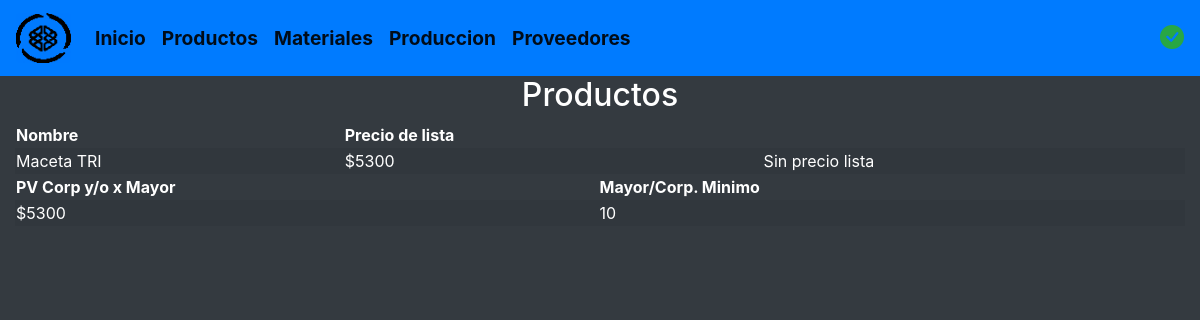
The page /verprecioproducto.php?id=2 on the database its author committed.
### tables this page shows
create table productos(
	id_producto int unsigned auto_increment primary key,
	id_tipo_procesado int unsigned,
	id_categoria int unsigned,
	nomproducto varchar(150) not null,
	creada_el TIMESTAMP DEFAULT CURRENT_TIMESTAMP,
  	actualizada_el TIMESTAMP DEFAULT CURRENT_TIMESTAMP,
	foreign key (id_tipo_procesado) references produccion(id_tipo_procesado),
	foreign key (id_categoria) references categoria(id_categoria)
);

create table precioslista(
	id_preciol int unsigned auto_increment primary key,
	id_producto int unsigned,
	preciol float(9),
	foreign key (id_producto) references productos(id_producto)
);

create table preciosmayorista(
	id_preciom int unsigned auto_increment primary key,
	id_producto int unsigned,
	id_cantmayorista int unsigned,
	preciom float(9),
	foreign key (id_producto) references productos(id_producto),
	foreign key (id_cantmayorista) references cantmayorista(id_cantmayorista)
);

create table cantmayorista(
	id_cantmayorista int unsigned auto_increment primary key,
	cantidad varchar(15),
	creada_el TIMESTAMP DEFAULT CURRENT_TIMESTAMP,
  	actualizada_el TIMESTAMP DEFAULT CURRENT_TIMESTAMP
);

### verprecioproducto.php (the view)
<!DOCTYPE html>
<html lang="es">
	<?php include "modulos/head.php" ?>
	<body class="bg-dark text-white">
		<?php include "modulos/navheader.php" ?>
		<article class="col">
			<?php
				$id=$_GET['id'];
			?>
			<center><h2>Productos</h2></center>
			<table class="col table-striped">
				<thead>
					<tr>
						<th>Nombre</th>
						<th>Precio de lista</th>
					</tr>
				</thead>
				<tbody>
					<tr>
						<?php
							$leer_sql="SELECT nomproducto FROM productos WHERE id_producto='$id'";
							$gsent = $cnn->prepare($leer_sql);
							$gsent->execute();
							$resultadotes = $gsent->fetchAll();
						    foreach ($resultadotes as $datote):
						?>
						<td><?php echo $datote['nomproducto']; ?></td>
						<?php endforeach; ?>
						<?php
							$leer_sql="SELECT precioslista.id_producto,precioslista.preciol,productos.id_producto FROM precioslista,productos WHERE precioslista.id_producto=productos.id_producto and productos.id_producto='$id'";
							$gsent = $cnn->prepare($leer_sql);
							$gsent->execute();
							$resultadotes1 = $gsent->fetchAll();
						    foreach ($resultadotes1 as $datote1):
						?>
						<td>
							<?php
								if($datote1['preciol']!=0)
								{
									echo "$",$datote1['preciol'];
								}
								else
								{
									echo "Sin precio lista";
								}
							?>
						<td>Sin precio lista</td>
					</tr>
				</tbody>
			</table>
			<table class="col table-striped">
				<thead>
					<tr>
						<th>PV Corp y/o x Mayor</th>
						<th>Mayor/Corp. Minimo</th>
					</tr>
				</thead>
				<tbody>
					<tr>
						<?php
							endforeach;
							$leer_sql="SELECT cantmayorista.id_cantmayorista,cantmayorista.cantidad,productos.id_producto,preciosmayorista.preciom FROM cantmayorista,productos,preciosmayorista WHERE cantmayorista.id_cantmayorista=preciosmayorista.id_cantmayorista AND preciosmayorista.id_producto=productos.id_producto AND productos.id_producto='$id'";
							$gsent = $cnn->prepare($leer_sql);
							$gsent->execute();
							$resultadotes2 = $gsent->fetchAll();
						    foreach ($resultadotes2 as $datote2):
						?>
						<td>$<?php echo $datote2['preciom']; ?></td>
						<td><?php echo $datote2['cantidad']; ?></td>
						<?php endforeach; ?>
					</tr>
				</tbody>
			</table>
		</main>
	</body>
</html>

### rows shown on the page
productos: nomproducto "Maceta TRI"
precioslista: preciol "5300"
preciosmayorista: preciom "5300", id_cantmayorista.cantidad "10"
